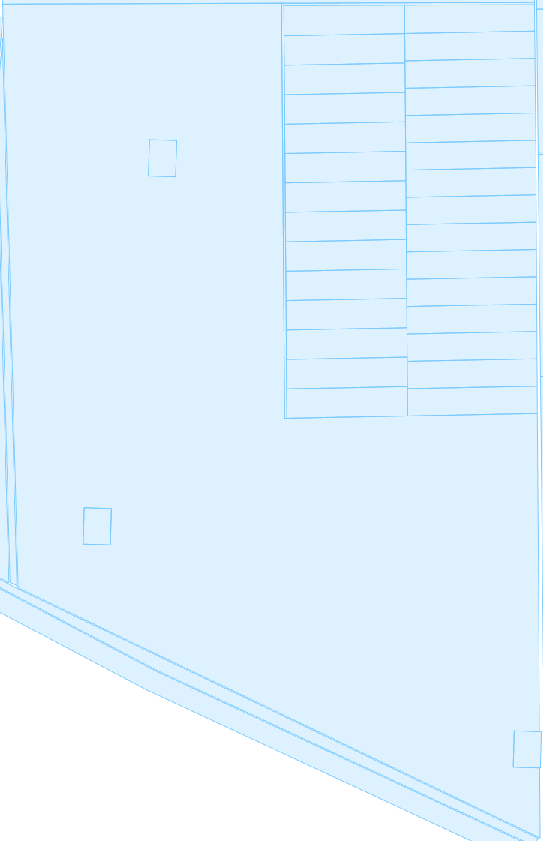
#> input picture BBOX/wms (19).png, 544 x 841 px
$ python finalScript.py
#> lines starting #> are read from the running program, lines starting #| are printed output that depends on the picture; after the words box and inside, x2 and y2 are one past the last pixel; in counts of white or black regions, pixels touching at a corner belong together
import json
import math
from datetime import time, datetime

import cv2
import numpy as np
from PIL import Image
startTime = datetime.now()
# [13 lines of commented-out code are left out]
x_max = 3780269.74851127
x_min = 3778558.22183336
y_max = 5818457.86423401
y_min = 5815799.1682824

x_max_result = x_max + 9.554628536
x_min_result = x_min - 9.554628536
y_max_result = y_max + 9.554628536
y_min_result = y_min - 9.554628536
zoom = 3
w = (x_max_result - x_min_result) / 9.554628536 * zoom
h = (y_max_result - y_min_result) / 9.554628536 * zoom
url = 'https://m1.land.gov.ua/geowebcache/service/wms?tiled=true&SERVICE=WMS&VERSION=1.3.0&REQUEST=GetMap&FORMAT=image%2Fpng&TRANSPARENT=true&LAYERS=kadastr&TILED=true&STYLES=&SRS=EPSG%3A900913&WIDTH={w}&HEIGHT={h}&CRS=EPSG%3A900913&BBOX={x_min_result}%2C{y_min_result}%2C{x_max_result}%2C{y_max_result}' \
    .format(x_max_result=x_max_result, x_min_result=x_min_result, y_max_result=y_max_result, y_min_result=y_min_result,
            h=np.math.ceil(h),
            w=np.math.ceil(w))
print(url)
image = Image.open("wms (19).png").convert('RGBA')
#> image is the input picture: PIL image 544x841 RGBA; mean R, G, B, A 109.2, 178.9, 224.7, 60.6
image.convert("RGBA")
canvas = Image.new('RGBA', image.size, (0, 0, 0, 0))  # Empty canvas colour (r,g,b,a)
#> canvas: PIL image 544x841 RGBA; every value is 0
canvas.paste(image, mask=image)  # Paste the image onto the canvas, using it's alpha channel as mask
canvas.save("canvastest.png", format="PNG")

# через багато перетворень виділяю чіткий контур на фото
img = cv2.imread("canvastest.png")
hsv = cv2.cvtColor(img, cv2.COLOR_BGR2HSV)
#> hsv: shape (841, 544, 3); mean H, S, V 89.9, 115.5, 60.6

lower_red = np.array([158, 210, 24])
upper_red = np.array([0, 0, 0])
mask = cv2.inRange(hsv, lower_red, upper_red)
#> mask: shape (841, 544); every value is 0
red_only = cv2.bitwise_and(img, img, mask=mask)
#> red_only: shape (841, 544, 3); every value is 0

mask = cv2.cvtColor(mask, cv2.COLOR_GRAY2BGR)
res = cv2.subtract(hsv, mask)
res3 = cv2.subtract(img, res)
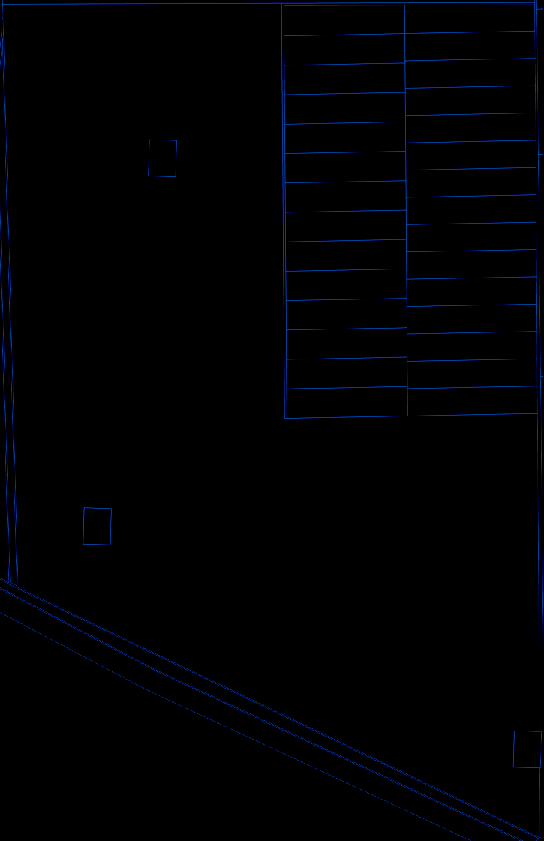
#> res3: shape (841, 544, 3); mean B, G, R 2.9, 0.9, 0
res4 = cv2.subtract(img, res3)
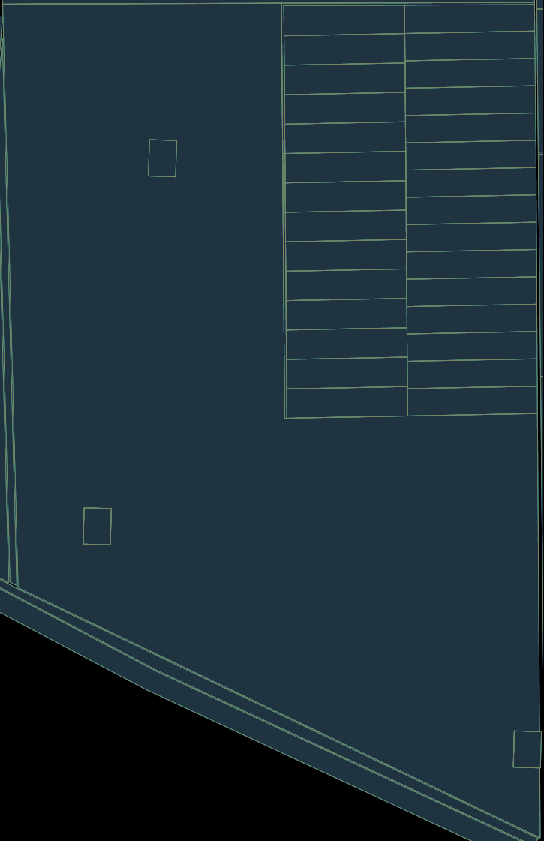
#> res4: shape (841, 544, 3); mean B, G, R 57.7, 47.4, 29.3
res5 = cv2.subtract(hsv, res4)
#> res5: shape (841, 544, 3); mean H, S, V 32.2, 68.1, 31.3
res6 = cv2.subtract(img, res5)
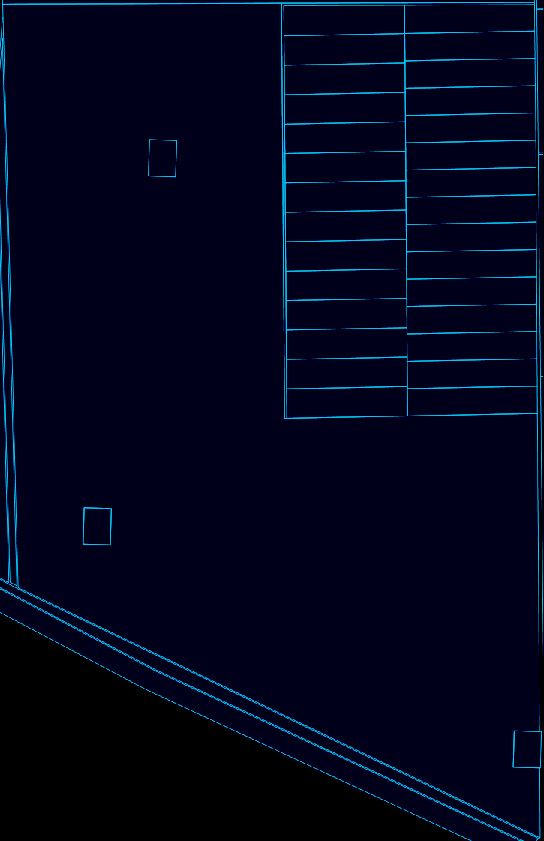
#> res6: shape (841, 544, 3); mean B, G, R 28.5, 4.7, 0
res7 = cv2.subtract(hsv, res6)
#> res7: shape (841, 544, 3); mean H, S, V 64.3, 111.7, 60.6
res9 = cv2.subtract(img, res5)

cv2.imwrite("res9.png", res9)
#

# роблю чорно білим і заливаю фігуру яка мені треба білим
image = cv2.imread('res9.png', 0)
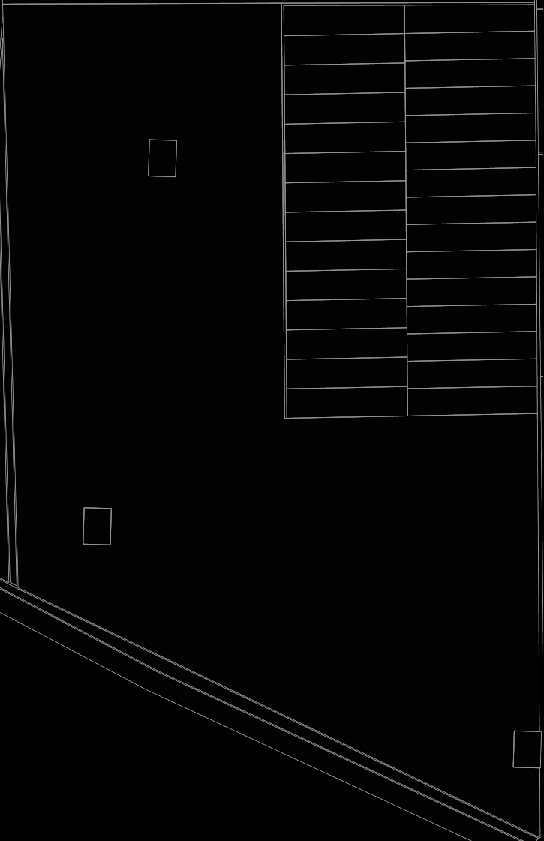
#> image: shape (841, 544); min 0, max 147, mean 5.2
# [5 lines of commented-out code are left out]
x, y, w, h = cv2.boundingRect(image)
#> x = 0; y = 0; w = 543; h = 841
thresh = cv2.threshold(image, 0, 255, cv2.THRESH_BINARY + cv2.THRESH_OTSU)[1]
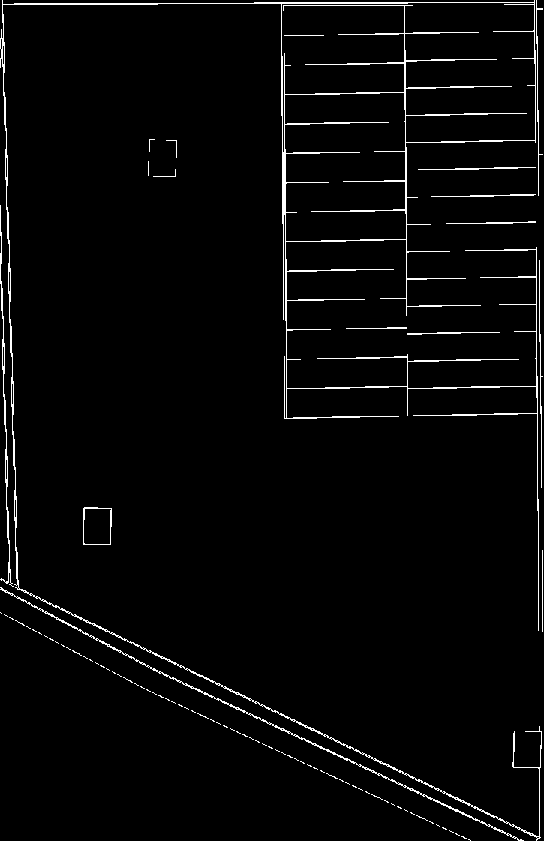
#> thresh: shape (841, 544); 2.8% white in thin lines or dots
cnts = cv2.findContours(thresh, cv2.RETR_EXTERNAL, cv2.CHAIN_APPROX_SIMPLE)
#> cnts = 86 contours, 77 with area under 20; largest, box (x1, y1, x2, y2) and area: (0, 0, 542, 841) 49386, (83, 507, 112, 545) 1004, (0, 587, 524, 841) 550, (0, 205, 14, 587) 260, (431, 194, 536, 197) 48
cv2.floodFill(image, None, (int(x + w / 2), int(y + h / 2)), 255)
cv2.imwrite("fillImage.png", image)
# [56 lines of commented-out code are left out]
filename = 'fillImage.png'
img = cv2.imread(filename)
#> img: shape (841, 544, 3); min 0, max 255, mean 153.6
kernel = np.ones((5, 5), np.float32) / 25
dst1 = cv2.filter2D(img, -1, kernel)
gray = cv2.cvtColor(img, cv2.COLOR_BGR2GRAY)
cv2.imwrite('grayImage.png', dst1)

resultImage = cv2.imread('grayImage.png')
imgGry = cv2.cvtColor(resultImage, cv2.COLOR_BGR2GRAY)

ret, thrash = cv2.threshold(imgGry, 240, 255, cv2.CHAIN_APPROX_NONE)
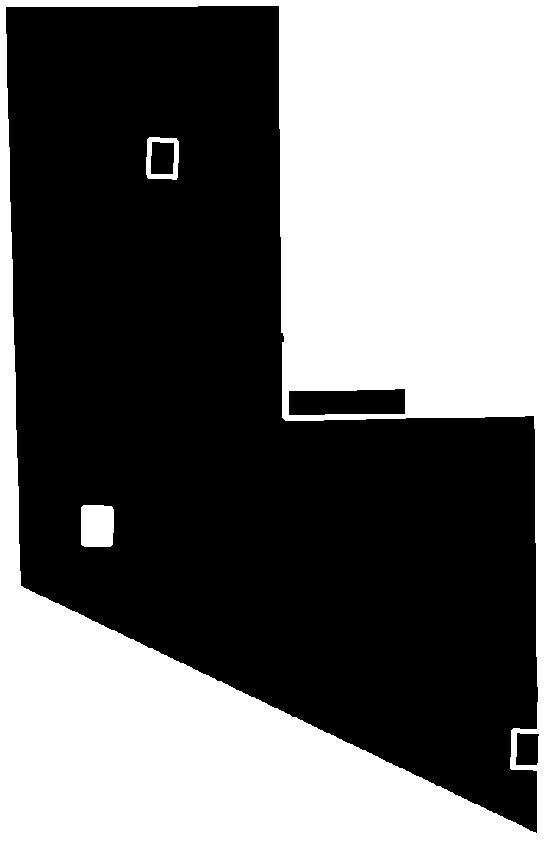
#> thrash: shape (841, 544); 42.9% white; 3 white regions
contours, hierarchy = cv2.findContours(thrash, cv2.RETR_TREE, cv2.CHAIN_APPROX_NONE)
#> contours = 7 contours; box (x1, y1, x2, y2) and area: (0, 0, 544, 841) 456120, (5, 5, 539, 834) 261231, (288, 388, 406, 416) 2902, (81, 505, 114, 547) 1279, (146, 137, 179, 180) 1252, (150, 141, 175, 175) 750, (515, 732, 540, 766) 714
angle = 0
# approxs = max(approx, key=len)
# print(approxs)додать фільтрацію треба по найбільшій площі а не кількості точок
for i in range(len(contours)):
    if (i != 0):
        approx = cv2.approxPolyDP(contours[i], 0.01 * cv2.arcLength(contours[i], True), True)
        # cv2.drawContours(addedWhiteLine, [approx], 0, (255, 255, 255), 3)

        x = approx.ravel()[0]
        y = approx.ravel()[1] - 5
        if (angle < len(approx)):
            angle = len(approx)
        c_list = []
        coord = []
        for corner in approx:
            x, y = corner.ravel()
            c_list.append([int(x), int(y)])
            cv2.circle(resultImage, (x, y), 3, (0, 255, 0), -1)

            for i in range(len(corner)):

                x_mx = x_min + (corner[i][0] / zoom) * 9.554628536 - 9.554628536
                y_mx = y_min + (h / zoom * 9.554628536) - (corner[i][1] / zoom) * 9.554628536 - 9.554628536
                # print(x_mx, y_mx)
                x = x_mx
                y = y_mx

                lon = (x / 20037508.34) * 180
                lat = (y / 20037508.34) * 180
                lat = 180 / math.pi * (2 * math.atan(math.exp(lat * math.pi / 180)) - math.pi / 2)
                coord.append({"lat": lat, "y": 0.0, "lon": lon, "x": 0.0, "z": 0.0})
        print(json.dumps(coord, ensure_ascii=False))
#> this loop made 7 passes
#> angle on passes 2, 4, 5: 5, 6, 8
#> approx on pass 3: [[405, 389], [404, 414], [288, 414], [289, 390]]
#> (printed output is left out)
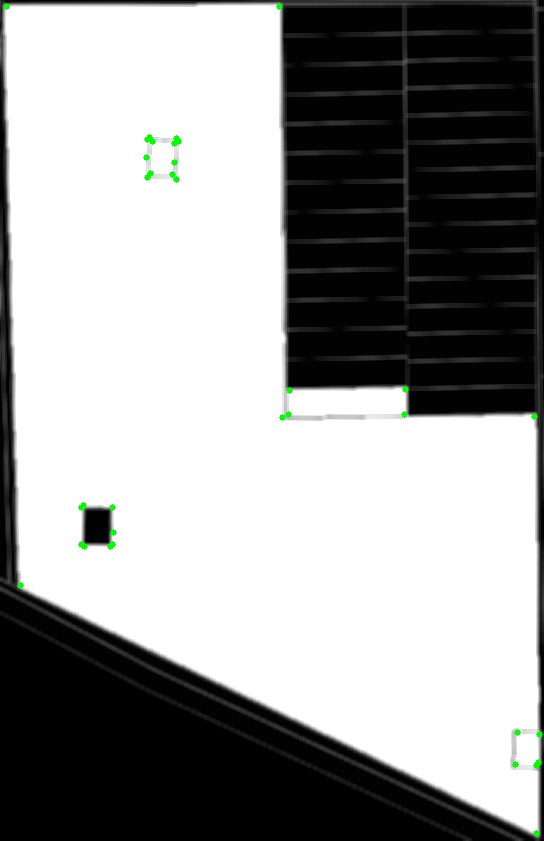
#> resultImage: shape (841, 544, 3); mean B, G, R 153.2, 153.7, 153.2
#> after the loop, angle = 8


cv2.imshow('result.png', resultImage)
cv2.waitKey(0)


# # угли
# imgage = cv2.imread('grayImage.png')
# gray_img = cv2.cvtColor(imgage, cv2.COLOR_BGR2GRAY)
# ret,thresh = cv2.threshold(gray_img,127,255,1)
#
# contours,h = cv2.findContours(thresh,1,2)
#
# # for cnt in contours:
# #     approx = cv2.approxPolyDP(cnt,0.01*cv2.arcLength(cnt,True),True)
# #     print(len(approx))
# #     cv2.drawContours(gray_img, [cnt], 0, (255, 0, 0), 2)
# #     # cv2.imshow('image', gray_img)
# #     cv2.waitKey(0)
#
# corner_img = np.float32(gray_img)
# # cv2.imshow('image', imgage)
# # cv2.waitKey(0)
# dst = cv2.cornerHarris(corner_img, 2, 3, 0.04)
# dst = cv2.dilate(dst, None)
# ret0, dst = cv2.threshold(dst, 0.01 * dst.max(), 255, 0)
# dst = np.uint8(dst)
#
# ret, labels, stats, centroids = cv2.connectedComponentsWithStats(dst)
#
# criteria = (cv2.TERM_CRITERIA_EPS + cv2.TERM_CRITERIA_MAX_ITER, 100, 0.001)
# corners = cv2.cornerSubPix(corner_img, np.float32(centroids), (5, 5), (-1, -1), criteria)
# # print(corners)
#
# for i in range(0, len(corners)):
#     print(corners[i])
# dst1[dst > 0.01 * dst.max()] = [0, 0, 255]
# coord = np.where(np.all(dst1 == (0, 0, 255), axis=-1))
# print(coord)
# # cv2.drawChessboardCorners(img, 23, corners)
# cv2.imshow('result.png', dst1)
# cv2.waitKey(0)
# # cv2.destroyAllWindows

$ run again, with BBOX/wms (1).png copied over BBOX/wms (19).png
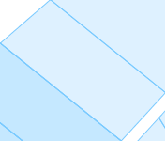
#> input picture BBOX/wms (1).png, 165 x 141 px
#> image is the input picture: PIL image 165x141 RGBA; mean R, G, B, A 115.5, 189.5, 238, 76.5
#> hsv: shape (141, 165, 3); mean H, S, V 95.2, 122.6, 76.5
#> mask: shape (141, 165); every value is 0
#> red_only: shape (141, 165, 3); every value is 0
#> res5: shape (141, 165, 3); mean H, S, V 24.7, 62.9, 39.6
#> res7: shape (141, 165, 3); mean H, S, V 49.3, 107, 76.5
#> `x, y, w, h = cv2.boundingRect(image)`: x = 0; w = 165; h = 141
#> `thresh = cv2.threshold(image, 0, 255, cv2.THRESH_BINARY + cv2.THRESH_O..`:
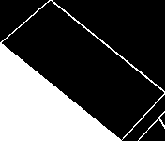
#> thresh: shape (141, 165); 28.2% white; 2 white regions
#> cnts = 2 contours; box (x1, y1, x2, y2) and area: (0, 0, 165, 141) 15832, (138, 111, 165, 141) 30
#> thrash: shape (141, 165); 63.2% white; 1 black region
#> contours = 2 contours; box (x1, y1, x2, y2) and area: (0, 0, 165, 141) 22960, (5, 3, 161, 137) 8724
#> the loop `for i in range(len(contours)):` made 2 passes
#> (approx, angle) on pass 2: ([[50, 3], [160, 92], [121, 136], [5, 43]], 4)
#> (printed output is left out)
#> after the loop `for i in range(len(contours)):`:
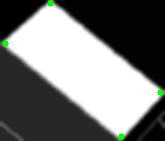
#> resultImage: shape (141, 165, 3); mean B, G, R 116.8, 118.1, 116.8
#> after the loop `for i in range(len(contours)):`: angle = 4

$ run again, with BBOX/wms (12).png copied over BBOX/wms (19).png
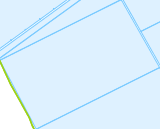
#> input picture BBOX/wms (12).png, 160 x 130 px
#> image is the input picture: PIL image 160x130 RGBA; mean R, G, B, A 117, 191.3, 238.3, 69.4
#> hsv: shape (130, 160, 3); mean H, S, V 95.5, 124.2, 69.1
#> mask: shape (130, 160); every value is 0
#> red_only: shape (130, 160, 3); every value is 0
#> res5: shape (130, 160, 3); mean H, S, V 33.1, 70.8, 35.3
#> res7: shape (130, 160, 3); mean H, S, V 66.1, 116.3, 68.3
#> `x, y, w, h = cv2.boundingRect(image)`: x = 0; w = 160; h = 129
#> thresh: shape (130, 160); 5.3% white in thin lines or dots
#> cnts = 2 contours; box (x1, y1, x2, y2) and area: (0, 0, 160, 129) 11022, (0, 0, 70, 51) 188
#> thrash: shape (130, 160); 55.4% white; 1 black region
#> contours = 2 contours; box (x1, y1, x2, y2) and area: (0, 0, 160, 130) 20511, (4, 3, 156, 125) 9454
#> the loop `for i in range(len(contours)):` made 2 passes
#> (approx, angle) on pass 2: ([[119, 3], [155, 65], [37, 124], [4, 61]], 4)
#> (printed output is left out)
#> after the loop `for i in range(len(contours)):`:
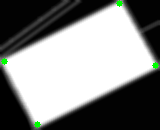
#> resultImage: shape (130, 160, 3); mean B, G, R 131.7, 133.2, 131.7
#> after the loop `for i in range(len(contours)):`: angle = 4
